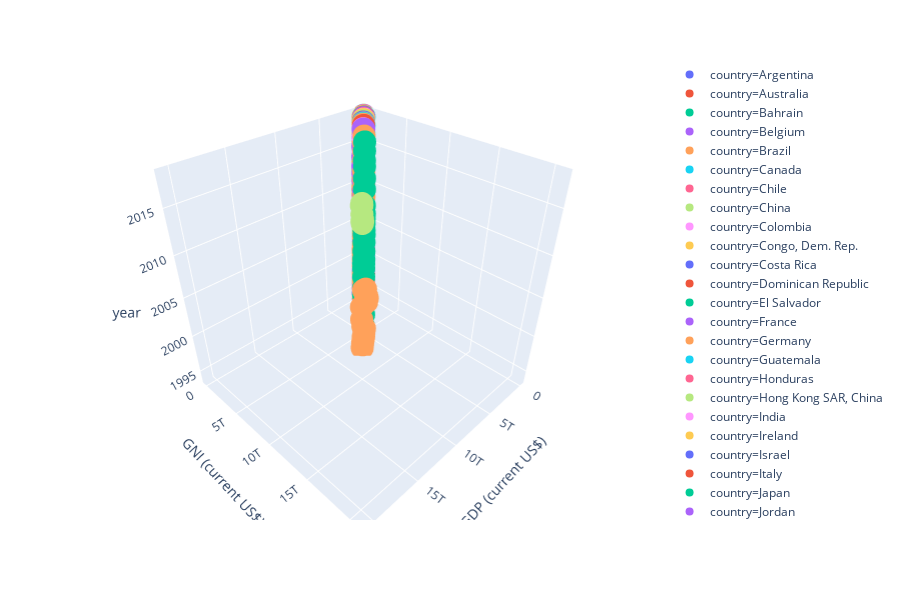

The code cell stored with this chart in its notebook:
### Markdown cell above
### Plotly 3D Scatter Plot

### Code cell
# Create an interactive 3d scatterplot using plotly between two arbitrary features
# GNI and GDP should be VERY correlated
# Plotly is remarkably interactive in comparison to something like matplot, but is less computationally efficient.

stack3d = px.scatter_3d(dfs, x='GDP (current US$)', y= 'GNI (current US$)', z= 'year', color = 'country')
stack3d.show()
